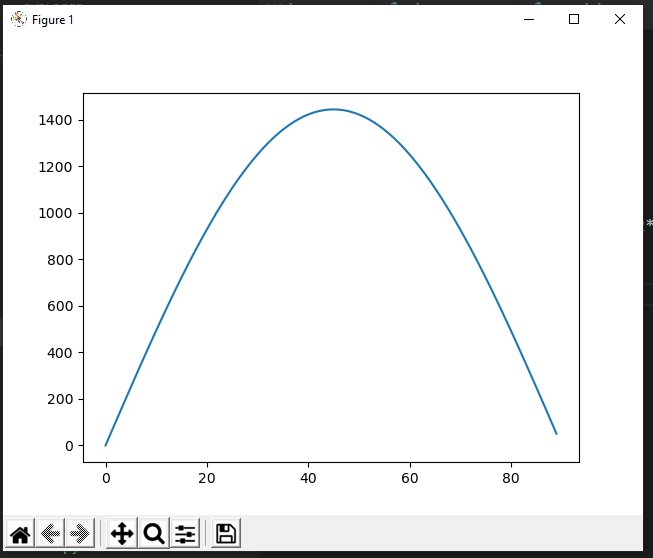

The Python source for this figure:
import numpy as np
import matplotlib.pylab as plt
import math as m
u=38
ang=np.arange(0,90,1)
_range=[]
for angle in ang:
    _range.append(((u*u)*(m.sin(2*(m.radians(angle))))))
    
plt.plot(ang,_range)
plt.show()
